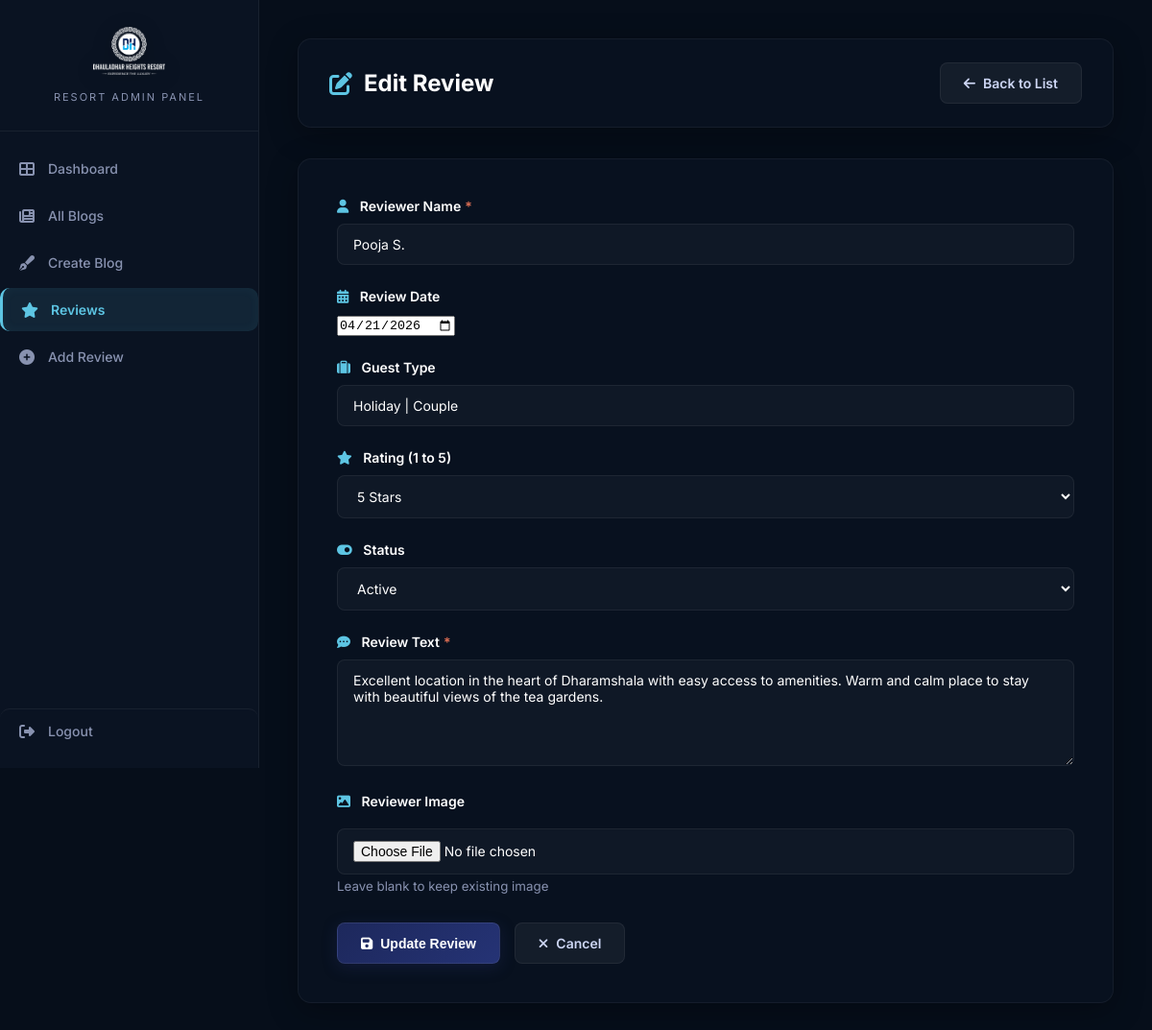
Screenshot of /admin/reviews/edit.php?id=2 (signed in) with the database file from the repository.
### tables this page shows
CREATE TABLE IF NOT EXISTS google_reviews (
    id INT AUTO_INCREMENT PRIMARY KEY,
    reviewer_name VARCHAR(150) NOT NULL,
    reviewer_image VARCHAR(500) DEFAULT '',
    rating INT DEFAULT 5,
    review_text TEXT NOT NULL,
    review_source VARCHAR(100) DEFAULT 'Website',
    review_date DATE DEFAULT NULL,
    guest_type VARCHAR(100) DEFAULT '',
    status TINYINT DEFAULT 1,
    display_order INT DEFAULT 0,
    created_at TIMESTAMP DEFAULT CURRENT_TIMESTAMP,
    INDEX idx_status (status),
    INDEX idx_display_order (display_order)
);

### includes/functions.php (called while the page is built, shortened)
<?php
function getReviewById($id) {
    try {
        $pdo = getDB();
        $stmt = $pdo->prepare("SELECT * FROM google_reviews WHERE id = ?");
        $stmt->execute([$id]);
        return $stmt->fetch();
    } catch (PDOException $e) {
        error_log("Error in getReviewById: " . $e->getMessage());
        return false;
    }
}
?>

### admin/reviews/edit.php (the view, shortened to what this page needs)
<?php
require_once __DIR__ . '/../../includes/functions.php';
$id = $_GET['id'] ?? null;
$review = getReviewById($id);
?>
<!DOCTYPE html>
<html lang="en">
<head>
    <link rel="stylesheet" href="https://cdnjs.cloudflare.com/ajax/libs/font-awesome/6.4.2/css/all.min.css">
</head>
<body>
    <div class="admin-wrapper">
        <?php include_once __DIR__ . '/../includes/sidebar.php'; ?>
        <div class="main-content">
            <div class="header">
                <h1><i class="fas fa-edit"></i> Edit Review</h1>
                <div class="header-actions">
                    <a href="index.php" class="btn btn-secondary"><i class="fas fa-arrow-left"></i> Back to List</a>
                </div>
            </div>
            <div class="form-container">
                <form action="" method="POST" enctype="multipart/form-data">
                    <div class="form-group">
                        <label><i class="fas fa-user"></i> <span class="required">Reviewer Name</span></label>
                        <input type="text" name="reviewer_name" required value="<?php echo htmlspecialchars($review['reviewer_name']); ?>" placeholder="Enter reviewer's name">
                    </div>
                    <div class="form-row">
                        <div class="form-group">
                            <label><i class="fas fa-calendar-alt"></i> Review Date</label>
                            <input type="date" name="review_date" value="<?php echo htmlspecialchars($review['review_date']); ?>">
                        </div>
                        <div class="form-group">
                            <label><i class="fas fa-suitcase"></i> Guest Type</label>
                            <input type="text" name="guest_type" value="<?php echo htmlspecialchars($review['guest_type']); ?>" placeholder="e.g. Business | Family | Solo">
                        </div>
                    </div>
                    <div class="form-row">
                        <div class="form-group">
                            <label><i class="fas fa-star"></i> Rating (1 to 5)</label>
                            <select name="rating" required>
                                <option value="5" <?php echo $review['rating'] == 5 ? 'selected' : ''; ?>>5 Stars</option>
                            </select>
                        </div>
                        <div class="form-group">
                            <label><i class="fas fa-toggle-on"></i> Status</label>
                            <select name="status">
                                <option value="1" <?php echo $review['status'] == 1 ? 'selected' : ''; ?>>Active</option>
                            </select>
                        </div>
                    </div>
                    <div class="form-group">
                        <label><i class="fas fa-comment-dots"></i> <span class="required">Review Text</span></label>
                        <textarea name="review_text" required placeholder="Type the review content here..." rows="5"><?php echo htmlspecialchars($review['review_text']); ?></textarea>
                    </div>
                    <div class="form-group">
                        <label><i class="fas fa-image"></i> Reviewer Image</label>
                        <input type="file" name="reviewer_image" accept="image/*" id="reviewer_image" style="margin-top: 10px;">
                        <small style="color:var(--text-muted);display:block;margin-top:4px;">Leave blank to keep existing image</small>
                    </div>
                    <div style="display: flex; gap: 15px; flex-wrap: wrap; margin-top: 30px;">
                        <button type="submit" class="btn btn-primary"><i class="fas fa-save"></i> Update Review</button>
                        <a href="index.php" class="btn btn-secondary"><i class="fas fa-times"></i> Cancel</a>
                    </div>
                </form>
            </div>
        </div>
    </div>
</body>
</html>

### admin/includes/admin_styles.php (style rules this page uses)
*, *::before, *::after { margin: 0; padding: 0; box-sizing: border-box; }
:root { --primary: #1D285C; --primary-light: #5DC5E3; --primary-dark: #0B162C; --accent: #cf9a2c; --accent-glow: rgba(207,154,44,0.25); --success: #00b894; --warning: #fdcb6e; --danger: #e17055; --dark: #0f1a2e; --darker: #0a1322; --darkest: #060e1a; --surface: rgba(15, 26, 46, 0.6); --surface-light: rgba(22, 35, 64, 0.7); --text: #cdd6f4; --text-muted: #8892b0; --border: rgba(255,255,255,0.06); --sidebar-w: 270px; --radius: 14px; --shadow: 0 8px 32px rgba(0,0,0,0.3); --glass-bg: rgba(10, 19, 34, 0.75); --glass-border: rgba(255, 255, 255, 0.05); }
body { font-family: 'Inter', -apple-system, sans-serif; background: var(--darkest); background-attachment: fixed; color: var(--text); min-height: 100vh; overflow-x: hidden; }
.admin-wrapper { display: flex; min-height: 100vh; }
.main-content { flex: 1; margin-left: var(--sidebar-w); padding: 40px; transition: margin-left .3s ease; min-width: 0; }
.header { background: var(--glass-bg); backdrop-filter: blur(12px); -webkit-backdrop-filter: blur(12px); border: 1px solid var(--glass-border); border-radius: var(--radius); padding: 24px 32px; margin-bottom: 32px; display: flex; justify-content: space-between; align-items: center; box-shadow: var(--shadow); }
.header h1 { font-size: 24px; font-weight: 700; color: #fff; display: flex; align-items: center; gap: 12px; }
.header h1 i { color: var(--primary-light); }
.btn { display: inline-flex; align-items: center; gap: 8px; padding: 12px 24px; font-size: 14px; font-weight: 600; border-radius: 8px; cursor: pointer; transition: all 0.25s ease; text-decoration: none; border: none; }
.btn-primary { background: linear-gradient(135deg, var(--primary) 0%, #253375 100%); color: #fff; border: 1px solid rgba(255,255,255,0.08); box-shadow: 0 4px 15px rgba(29, 40, 92, 0.4); }
.btn-secondary { background: rgba(255, 255, 255, 0.05); color: var(--text); border: 1px solid var(--border); }
.form-container { background: var(--glass-bg); backdrop-filter: blur(12px); -webkit-backdrop-filter: blur(12px); border: 1px solid var(--glass-border); border-radius: var(--radius); padding: 40px; box-shadow: var(--shadow); }
.form-group { margin-bottom: 24px; }
label { display: block; margin-bottom: 10px; font-weight: 600; font-size: 14px; color: #fff; }
label i { color: var(--primary-light); margin-right: 8px; }
input[type="text"], input[type="file"], input[type="number"], select, textarea { width: 100%; background: rgba(255, 255, 255, 0.03); border: 1px solid var(--border); border-radius: 8px; padding: 12px 16px; color: #fff; font-family: inherit; font-size: 14px; transition: all 0.25s ease; }
textarea { resize: vertical; }
.required::after { content: '*'; color: var(--danger); margin-left: 4px; }

### rows the page displays
google_reviews: reviewer_name "Pooja S.", review_date "04/21/2026", guest_type "Holiday | Couple", rating "5 Stars", status "Active", review_text "Excellent location in the heart of Dharamshala with easy access to amenities. Warm and calm place to stay with beautiful views of the tea gardens."
